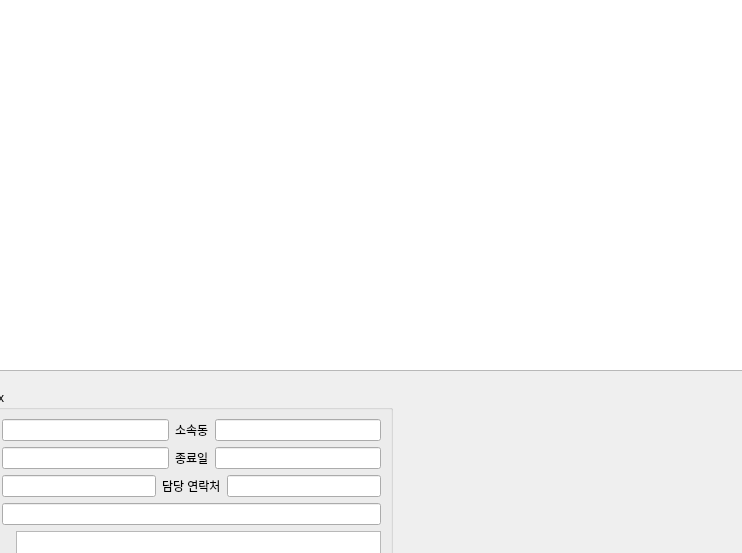
<?xml version="1.0" encoding="UTF-8"?>
<ui version="4.0">
 <class>Schedule</class>
 <widget class="QWidget" name="Schedule">
  <property name="geometry">
   <rect>
    <x>0</x>
    <y>0</y>
    <width>742</width>
    <height>553</height>
   </rect>
  </property>
  <property name="windowTitle">
   <string>Form</string>
  </property>
  <widget class="QStackedWidget" name="stackedWidget">
   <property name="geometry">
    <rect>
     <x>-40</x>
     <y>-50</y>
     <width>821</width>
     <height>851</height>
    </rect>
   </property>
   <property name="currentIndex">
    <number>0</number>
   </property>
   <widget class="QWidget" name="page">
    <widget class="QTableWidget" name="tw_schedule">
     <property name="geometry">
      <rect>
       <x>10</x>
       <y>20</y>
       <width>791</width>
       <height>401</height>
      </rect>
     </property>
    </widget>
    <widget class="QGroupBox" name="groupBox_2">
     <property name="geometry">
      <rect>
       <x>-10</x>
       <y>440</y>
       <width>443</width>
       <height>413</height>
      </rect>
     </property>
     <property name="title">
      <string>GroupBox</string>
     </property>
     <layout class="QVBoxLayout" name="verticalLayout_5">
      <item>
       <layout class="QHBoxLayout" name="horizontalLayout_3">
        <item>
         <widget class="QLabel" name="label_5">
          <property name="text">
           <string>단체명</string>
          </property>
         </widget>
        </item>
        <item>
         <widget class="QLineEdit" name="le_org"/>
        </item>
        <item>
         <widget class="QLabel" name="label_6">
          <property name="text">
           <string>소속동</string>
          </property>
         </widget>
        </item>
        <item>
         <widget class="QLineEdit" name="le_dong"/>
        </item>
       </layout>
      </item>
      <item>
       <layout class="QHBoxLayout" name="horizontalLayout_4">
        <item>
         <widget class="QLabel" name="label_7">
          <property name="text">
           <string>시작일</string>
          </property>
         </widget>
        </item>
        <item>
         <widget class="QLineEdit" name="le_start"/>
        </item>
        <item>
         <widget class="QLabel" name="label_8">
          <property name="text">
           <string>종료일</string>
          </property>
         </widget>
        </item>
        <item>
         <widget class="QLineEdit" name="le_end"/>
        </item>
       </layout>
      </item>
      <item>
       <layout class="QHBoxLayout" name="horizontalLayout_6">
        <item>
         <widget class="QLabel" name="label_11">
          <property name="text">
           <string>담당자</string>
          </property>
         </widget>
        </item>
        <item>
         <widget class="QLineEdit" name="le_manager"/>
        </item>
        <item>
         <widget class="QLabel" name="label_12">
          <property name="text">
           <string>담당 연락처</string>
          </property>
         </widget>
        </item>
        <item>
         <widget class="QLineEdit" name="le_man_phone"/>
        </item>
       </layout>
      </item>
      <item>
       <layout class="QHBoxLayout" name="horizontalLayout_8">
        <item>
         <widget class="QLabel" name="label_13">
          <property name="text">
           <string>행사명</string>
          </property>
         </widget>
        </item>
        <item>
         <widget class="QLineEdit" name="s_name"/>
        </item>
       </layout>
      </item>
      <item>
       <layout class="QHBoxLayout" name="horizontalLayout_9">
        <item>
         <widget class="QLabel" name="label_14">
          <property name="text">
           <string>행사 상세</string>
          </property>
         </widget>
        </item>
        <item>
         <widget class="QTextEdit" name="s_detail"/>
        </item>
       </layout>
      </item>
      <item>
       <layout class="QHBoxLayout" name="horizontalLayout_10">
        <item>
         <widget class="QLabel" name="label_15">
          <property name="text">
           <string>공개여부</string>
          </property>
         </widget>
        </item>
        <item>
         <widget class="QCheckBox" name="checkBox">
          <property name="text">
           <string/>
          </property>
         </widget>
        </item>
        <item>
         <widget class="QPushButton" name="s_update_btn">
          <property name="text">
           <string>수정</string>
          </property>
         </widget>
        </item>
        <item>
         <widget class="QPushButton" name="cancel_btn">
          <property name="text">
           <string>취소</string>
          </property>
         </widget>
        </item>
        <item>
         <widget class="QPushButton" name="s_delete_btn">
          <property name="text">
           <string>삭제</string>
          </property>
         </widget>
        </item>
       </layout>
      </item>
     </layout>
    </widget>
   </widget>
   <widget class="QWidget" name="page_2">
    <widget class="QGroupBox" name="groupBox">
     <property name="geometry">
      <rect>
       <x>40</x>
       <y>350</y>
       <width>331</width>
       <height>151</height>
      </rect>
     </property>
     <property name="title">
      <string>GroupBox</string>
     </property>
     <layout class="QVBoxLayout" name="verticalLayout_2">
      <item>
       <layout class="QHBoxLayout" name="horizontalLayout">
        <item>
         <widget class="QLabel" name="label">
          <property name="text">
           <string>시작일</string>
          </property>
         </widget>
        </item>
        <item>
         <widget class="QLineEdit" name="s_day_le"/>
        </item>
        <item>
         <widget class="QLabel" name="label_9">
          <property name="text">
           <string>시간</string>
          </property>
         </widget>
        </item>
        <item>
         <widget class="QTimeEdit" name="s_timeEdit"/>
        </item>
       </layout>
      </item>
      <item>
       <layout class="QHBoxLayout" name="horizontalLayout_2">
        <item>
         <widget class="QLabel" name="label_2">
          <property name="text">
           <string>종료일</string>
          </property>
         </widget>
        </item>
        <item>
         <widget class="QLineEdit" name="e_day_le"/>
        </item>
        <item>
         <widget class="QLabel" name="label_10">
          <property name="text">
           <string>시간</string>
          </property>
         </widget>
        </item>
        <item>
         <widget class="QTimeEdit" name="e_timeEdit"/>
        </item>
       </layout>
      </item>
      <item>
       <widget class="QPushButton" name="reg_sch_btn">
        <property name="text">
         <string>일정등록</string>
        </property>
       </widget>
      </item>
     </layout>
    </widget>
    <widget class="QWidget" name="verticalLayoutWidget_2">
     <property name="geometry">
      <rect>
       <x>430</x>
       <y>80</y>
       <width>291</width>
       <height>221</height>
      </rect>
     </property>
     <layout class="QVBoxLayout" name="verticalLayout_3"/>
    </widget>
    <widget class="QWidget" name="verticalLayoutWidget">
     <property name="geometry">
      <rect>
       <x>70</x>
       <y>80</y>
       <width>291</width>
       <height>221</height>
      </rect>
     </property>
     <layout class="QVBoxLayout" name="verticalLayout"/>
    </widget>
    <widget class="QWidget" name="verticalLayoutWidget_3">
     <property name="geometry">
      <rect>
       <x>430</x>
       <y>350</y>
       <width>311</width>
       <height>241</height>
      </rect>
     </property>
     <layout class="QVBoxLayout" name="verticalLayout_4">
      <item>
       <widget class="QLabel" name="label_3">
        <property name="text">
         <string>행사 제목</string>
        </property>
       </widget>
      </item>
      <item>
       <widget class="QLineEdit" name="event_name_le"/>
      </item>
      <item>
       <widget class="QLabel" name="label_4">
        <property name="text">
         <string>행사 개요</string>
        </property>
       </widget>
      </item>
      <item>
       <widget class="QTextEdit" name="event_info_le"/>
      </item>
     </layout>
    </widget>
   </widget>
  </widget>
 </widget>
 <resources/>
 <connections/>
</ui>
